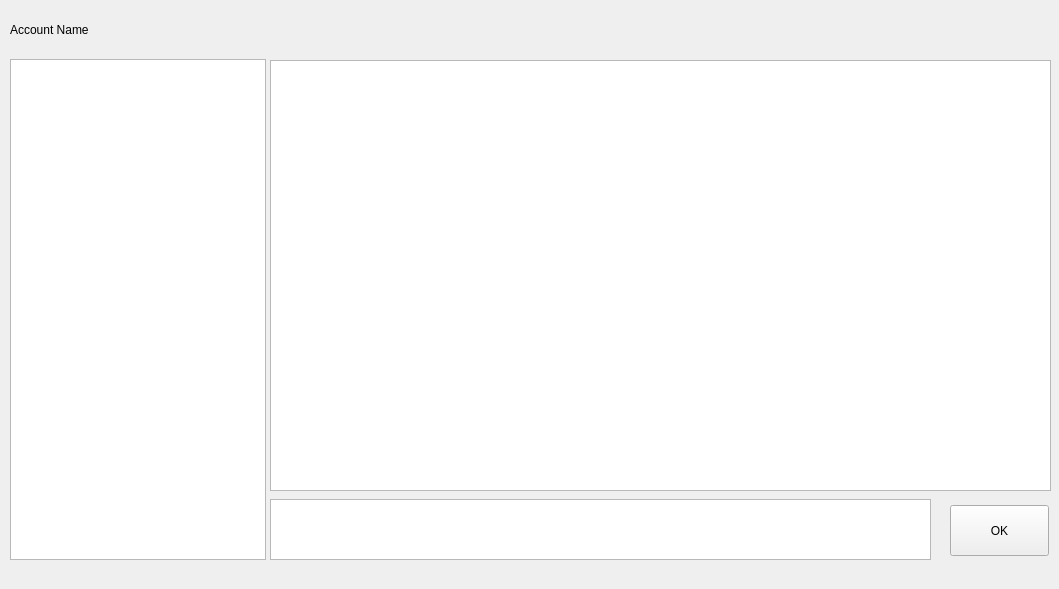
<?xml version="1.0" encoding="UTF-8"?>
<ui version="4.0">
 <class>Form</class>
 <widget class="QWidget" name="Form">
  <property name="geometry">
   <rect>
    <x>0</x>
    <y>0</y>
    <width>1059</width>
    <height>589</height>
   </rect>
  </property>
  <property name="windowTitle">
   <string>Form</string>
  </property>
  <widget class="QTextEdit" name="textChatMessage">
   <property name="geometry">
    <rect>
     <x>270</x>
     <y>499</y>
     <width>661</width>
     <height>61</height>
    </rect>
   </property>
  </widget>
  <widget class="QLabel" name="labelAccountName">
   <property name="geometry">
    <rect>
     <x>10</x>
     <y>9</y>
     <width>471</width>
     <height>41</height>
    </rect>
   </property>
   <property name="text">
    <string>Account Name</string>
   </property>
  </widget>
  <widget class="QListView" name="listAccounts">
   <property name="geometry">
    <rect>
     <x>10</x>
     <y>59</y>
     <width>256</width>
     <height>501</height>
    </rect>
   </property>
  </widget>
  <widget class="QPushButton" name="buttonSend">
   <property name="geometry">
    <rect>
     <x>950</x>
     <y>505</y>
     <width>99</width>
     <height>51</height>
    </rect>
   </property>
   <property name="text">
    <string>OK</string>
   </property>
  </widget>
  <widget class="QListView" name="listMessages">
   <property name="geometry">
    <rect>
     <x>270</x>
     <y>60</y>
     <width>781</width>
     <height>431</height>
    </rect>
   </property>
  </widget>
 </widget>
 <resources/>
 <connections/>
</ui>
